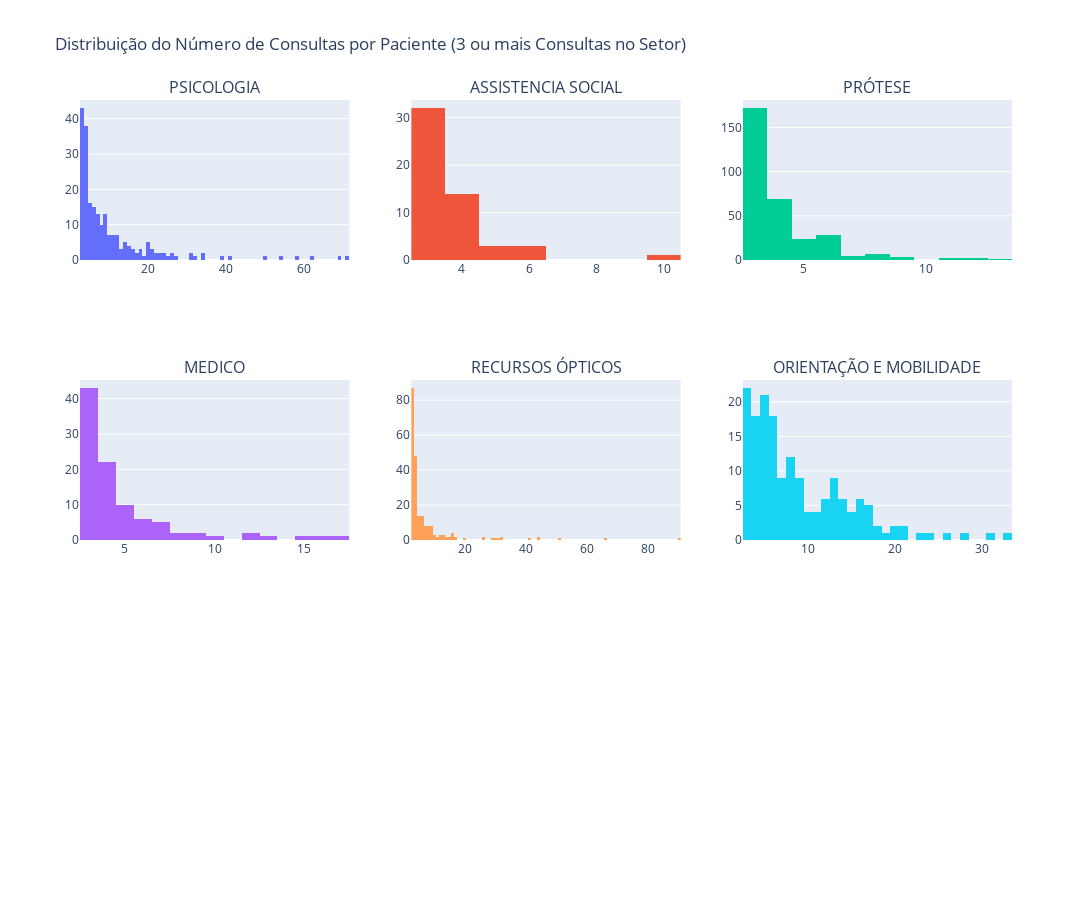

The code cell stored with this chart in its notebook:
### Code cell
# Encontrar os setores únicos
unique_sectors = df_mv['SETOR'].unique()

# Determinar o número de linhas para os subplots
n_rows = int(len(unique_sectors) ** 0.5) + 1

# Criando o layout com subplots
fig = make_subplots(rows=n_rows, cols=n_rows, subplot_titles=unique_sectors)

# Definir o número de bins desejado para os histogramas
desired_bins = 25

# Definir o número mínimo de consultas
min_consultas = 3

# Adicionando um histograma para cada setor
for i, sector in enumerate(unique_sectors, start=1):
    # Filtrando o dataframe para o setor atual e contando as consultas por paciente
    sector_data = df_mv[df_mv['SETOR'] == sector]['PACIENTE_CODIGO'].value_counts()

    # Filtrando pacientes com mais de 'min_consultas' consultas
    filtered_sector_data = sector_data[sector_data >= min_consultas]

    # Adicionando o histograma ao subplot correspondente
    fig.add_trace(go.Histogram(x=filtered_sector_data, name=sector, nbinsx=int(filtered_sector_data.max())), row=(i - 1) // n_rows + 1, col=(i - 1) % n_rows + 1)

# Atualizando o layout
fig.update_layout(
    title_text=f'Distribuição do Número de Consultas por Paciente ({min_consultas} ou mais Consultas no Setor)',
    height=900,
    width=1200,
    showlegend=False
)

# Exibir o gráfico
fig.show()

### Figure 1 — Plotly figure (JSON) as saved in the notebook; plotly's stock layout.template omitted (floating-point values rounded to 4 significant figures; data arrays with more than 128 entries replaced by an {"elided": "..."} marker saying what was removed)
{"data": [{"name": "PSICOLOGIA", "nbinsx": 71, "type": "histogram", "x": {"elided": "221 int values"}, "xaxis": "x", "yaxis": "y"}, {"name": "ASSISTENCIA SOCIAL", "nbinsx": 10, "type": "histogram", "x": [10, 6, 6, 6, 5, 5, 5, 4, 4, 4, 4, 4, 4, 4, 4, 4, 4, 4, 4, 4, 4, 3, 3, 3, 3, 3, 3, 3, 3, 3, 3, 3, 3, 3, 3, 3, 3, 3, 3, 3, 3, 3, 3, 3, 3, 3, 3, 3, 3, 3, 3, 3, 3], "xaxis": "x2", "yaxis": "y2"}, {"name": "PRÓTESE", "nbinsx": 13, "type": "histogram", "x": {"elided": "312 int values"}, "xaxis": "x3", "yaxis": "y3"}, {"name": "MEDICO", "nbinsx": 17, "type": "histogram", "x": [17, 16, 15, 13, 12, 12, 10, 9, 9, 8, 8, 7, 7, 7, 7, 7, 6, 6, 6, 6, 6, 6, 5, 5, 5, 5, 5, 5, 5, 5, 5, 5, 4, 4, 4, 4, 4, 4, 4, 4, 4, 4, 4, 4, 4, 4, 4, 4, 4, 4, 4, 4, 4, 4, 3, 3, 3, 3, 3, 3, 3, 3, 3, 3, 3, 3, 3, 3, 3, 3, 3, 3, 3, 3, 3, 3, 3, 3, 3, 3, 3, 3, 3, 3, 3, 3, 3, 3, 3, 3, 3, 3, 3, 3, 3, 3, 3], "xaxis": "x4", "yaxis": "y4"}, {"name": "RECURSOS ÓPTICOS", "nbinsx": 90, "type": "histogram", "x": {"elided": "222 int values"}, "xaxis": "x5", "yaxis": "y5"}, {"name": "ORIENTAÇÃO E MOBILIDADE", "nbinsx": 33, "type": "histogram", "x": {"elided": "166 int values"}, "xaxis": "x6", "yaxis": "y6"}], "layout": {"annotations": [{"font": {"size": 16}, "showarrow": false, "text": "PSICOLOGIA", "x": 0.1444, "xanchor": "center", "xref": "paper", "y": 1, "yanchor": "bottom", "yref": "paper"}, {"font": {"size": 16}, "showarrow": false, "text": "ASSISTENCIA SOCIAL", "x": 0.5, "xanchor": "center", "xref": "paper", "y": 1, "yanchor": "bottom", "yref": "paper"}, {"font": {"size": 16}, "showarrow": false, "text": "PRÓTESE", "x": 0.8556, "xanchor": "center", "xref": "paper", "y": 1, "yanchor": "bottom", "yref": "paper"}, {"font": {"size": 16}, "showarrow": false, "text": "MEDICO", "x": 0.1444, "xanchor": "center", "xref": "paper", "y": 0.6111, "yanchor": "bottom", "yref": "paper"}, {"font": {"size": 16}, "showarrow": false, "text": "RECURSOS ÓPTICOS", "x": 0.5, "xanchor": "center", "xref": "paper", "y": 0.6111, "yanchor": "bottom", "yref": "paper"}, {"font": {"size": 16}, "showarrow": false, "text": "ORIENTAÇÃO E MOBILIDADE", "x": 0.8556, "xanchor": "center", "xref": "paper", "y": 0.6111, "yanchor": "bottom", "yref": "paper"}], "height": 900, "showlegend": false, "title": {"text": "Distribuição do Número de Consultas por Paciente (3 ou mais Consultas no Setor)"}, "width": 1200, "xaxis": {"anchor": "y", "domain": [0, 0.2889]}, "xaxis2": {"anchor": "y2", "domain": [0.3556, 0.6444]}, "xaxis3": {"anchor": "y3", "domain": [0.7111, 1]}, "xaxis4": {"anchor": "y4", "domain": [0, 0.2889]}, "xaxis5": {"anchor": "y5", "domain": [0.3556, 0.6444]}, "xaxis6": {"anchor": "y6", "domain": [0.7111, 1]}, "xaxis7": {"anchor": "y7", "domain": [0, 0.2889]}, "xaxis8": {"anchor": "y8", "domain": [0.3556, 0.6444]}, "xaxis9": {"anchor": "y9", "domain": [0.7111, 1]}, "yaxis": {"anchor": "x", "domain": [0.7778, 1]}, "yaxis2": {"anchor": "x2", "domain": [0.7778, 1]}, "yaxis3": {"anchor": "x3", "domain": [0.7778, 1]}, "yaxis4": {"anchor": "x4", "domain": [0.3889, 0.6111]}, "yaxis5": {"anchor": "x5", "domain": [0.3889, 0.6111]}, "yaxis6": {"anchor": "x6", "domain": [0.3889, 0.6111]}, "yaxis7": {"anchor": "x7", "domain": [0, 0.2222]}, "yaxis8": {"anchor": "x8", "domain": [0, 0.2222]}, "yaxis9": {"anchor": "x9", "domain": [0, 0.2222]}}}
